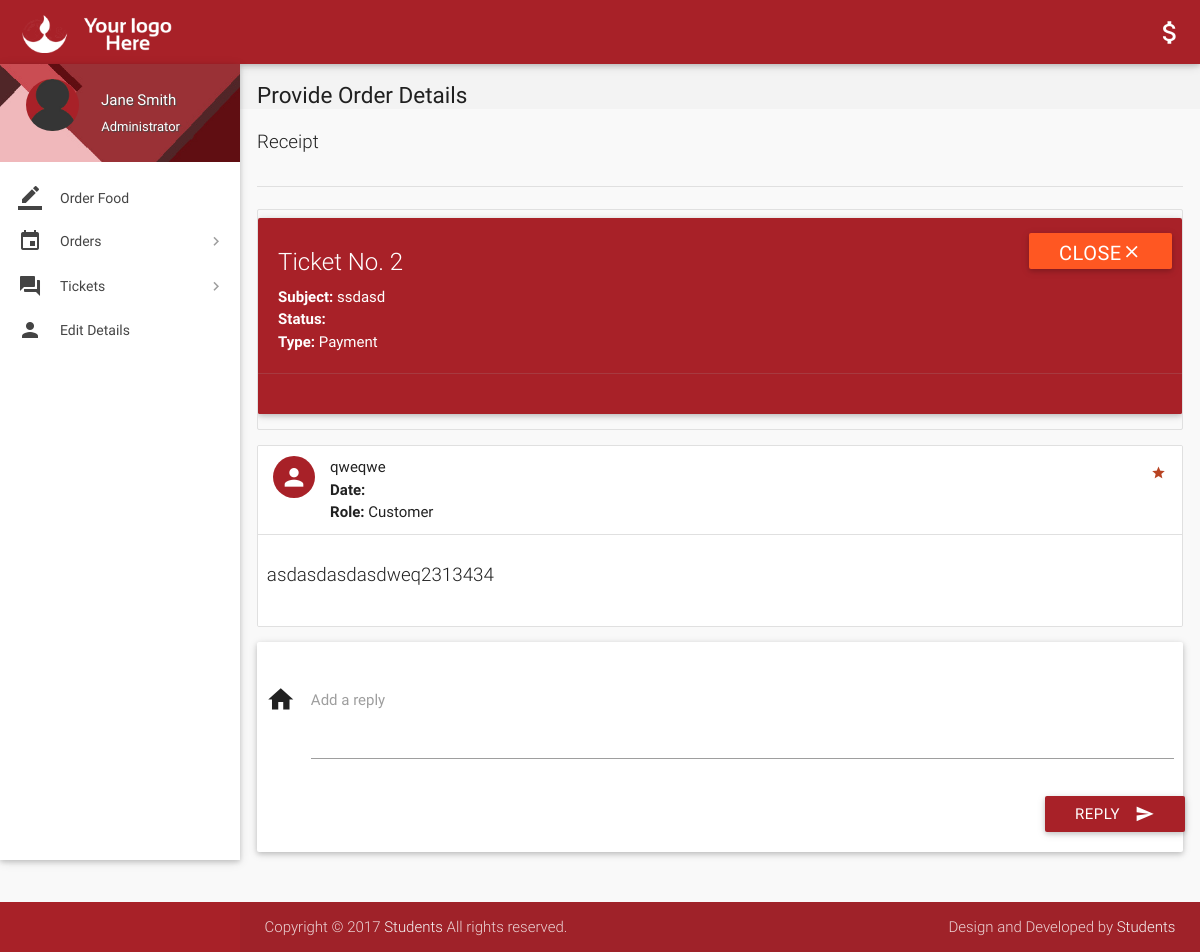
The page /view-ticket-admin.php?id=2 (signed in) on the database its author committed.
### tables this page shows
CREATE TABLE `tickets` (
  `id` int(11) NOT NULL,
  `poster_id` int(11) DEFAULT NULL,
  `subject` varchar(255) DEFAULT NULL,
  `description` text DEFAULT NULL,
  `status` varchar(50) DEFAULT NULL,
  `type` varchar(50) DEFAULT NULL,
  `date` datetime DEFAULT NULL,
  `deleted` tinyint(4) DEFAULT NULL
);

CREATE TABLE `ticket_details` (
  `id` int(11) NOT NULL,
  `ticket_id` int(11) DEFAULT NULL,
  `user_id` int(11) DEFAULT NULL,
  `description` text DEFAULT NULL,
  `date` datetime DEFAULT NULL
);

CREATE TABLE `users` (
  `id` int(11) NOT NULL,
  `role` varchar(50) DEFAULT 'Customer',
  `name` varchar(100) DEFAULT NULL,
  `username` varchar(50) DEFAULT NULL,
  `password` varchar(255) DEFAULT NULL,
  `email` varchar(100) DEFAULT NULL,
  `address` varchar(30) DEFAULT NULL,
  `contact` varchar(15) DEFAULT NULL,
  `verified` tinyint(1) DEFAULT NULL,
  `deleted` tinyint(4) DEFAULT NULL
);

### includes/connect.php (called while the page is built, shortened)
<?php
$name = $_SESSION['name'];
$role = $_SESSION['role'];
?>

### view-ticket-admin.php (the view, shortened to what this page needs)
<?php
include 'includes/connect.php';
include 'includes/wallet.php';
$continue=0;
if($_SESSION['admin_sid']==session_id())
{
		$ticket_id = $_GET['id'];
		$sql1 = "SELECT * FROM tickets WHERE id = $ticket_id;";
		if(mysqli_num_rows(mysqli_query($con,$sql1))>0){
			$row  = $con->query($sql1)->fetch_assoc();
			$type = $row['type'];
			$subject = $row['subject'];
			$status = $row['status'];
			$continue=1;
		}
		else
			$continue = 0;
}
if($continue){
?>
<!DOCTYPE html>
<html lang="en">
<head>
  <link href="css/materialize.min.css" type="text/css" rel="stylesheet" media="screen,projection">
  <link href="css/style.min.css" type="text/css" rel="stylesheet" media="screen,projection">
  <link href="css/custom/custom.min.css" type="text/css" rel="stylesheet" media="screen,projection">
  <link href="js/plugins/perfect-scrollbar/perfect-scrollbar.css" type="text/css" rel="stylesheet" media="screen,projection">
</head>
<body>
  <header id="header" class="page-topbar">
        <div class="navbar-fixed">
            <nav class="navbar-color">
                <div class="nav-wrapper">
                    <ul class="left">
                      <li><h1 class="logo-wrapper"><a href="index.php" class="brand-logo darken-1"><img src="images/materialize-logo.png" alt="logo"></a> <span class="logo-text">Logo</span></h1></li>
                    </ul>
                    <ul class="right hide-on-med-and-down">
                        <li><a href="#" class="waves-effect waves-block waves-light"><i class="mdi-editor-attach-money"><?php echo $balance;?></i></a>
                        </li>
                    </ul>
                </div>
            </nav>
        </div>
  </header>
  <div id="main">
    <div class="wrapper">
      <aside id="left-sidebar-nav">
        <ul id="slide-out" class="side-nav fixed leftside-navigation">
            <li class="user-details cyan darken-2">
            <div class="row">
                <div class="col col s4 m4 l4">
                    <img src="images/avatar.jpg" alt="" class="circle responsive-img valign profile-image">
                </div>
                <div class="col col s8 m8 l8">
                    <a class="btn-flat dropdown-button waves-effect waves-light white-text profile-btn" href="#" data-activates="profile-dropdown"><?php echo $name;?> <i class="mdi-navigation-arrow-drop-down right"></i></a>
                    <p class="user-roal"><?php echo $role;?></p>
                </div>
            </div>
            </li>
            <li class="bold"><a href="index.php" class="waves-effect waves-cyan"><i class="mdi-editor-border-color"></i> Order Food</a>
            </li>
                <li class="no-padding">
                    <ul class="collapsible collapsible-accordion">
                        <li class="bold"><a class="collapsible-header waves-effect waves-cyan"><i class="mdi-editor-insert-invitation"></i> Orders</a>
                        </li>
                    </ul>
                </li>
                 <li class="no-padding">
                    <ul class="collapsible collapsible-accordion">
                        <li class="bold"><a class="collapsible-header waves-effect waves-cyan"><i class="mdi-action-question-answer"></i> Tickets</a>
                        </li>
                    </ul>
                </li>
            <li class="bold"><a href="details.php" class="waves-effect waves-cyan"><i class="mdi-social-person"></i> Edit Details</a>
            </li>
        </ul>
        </aside>
      <section id="content">
        <div id="breadcrumbs-wrapper">
          <div class="container">
            <div class="row">
              <div class="col s12 m12 l12">
                <h5 class="breadcrumbs-title">Provide Order Details</h5>
              </div>
            </div>
          </div>
        </div>
        <div class="container">
          <p class="caption">Receipt</p>
          <div class="divider"></div>
<div class="section">
                                <?php
								echo '<ul id="task-card" class="collection with-header">
									<div id="card-alert" class="card cyan">
										<div class="card-content white-text">
										<span class="card-title white-text darken-1">Ticket No. '.$ticket_id.'</span>
										<p><strong>Subject: </strong>'.$subject.'</p>
										<p><strong>Status: </strong>'.$status.'</p>
										<p><strong>Type: </strong>'.$type.'</p>
										</div>
										<div class="card-action cyan">
										<form method="post" action="routers/ticket-status.php">
										<input type="hidden" name="ticket_id" value="'.$ticket_id.'">
										<input type="hidden" name="status" value="'.($status != 'Closed' ? 'Closed' : 'Open').'">
										<button class="waves-effect waves-light deep-orange btn white-text" type="submit" name="action">'
										.($status != 'Closed' ? 'Close<i class="mdi-navigation-close"></i>' : 'Reopen<i class="mdi-navigation-check"></i>').'
										</button>
										</form>
										</div>
									</div>
                                </ul>';
								echo '<ul id="issues-collection" class="collection">';
								$sql1 = mysqli_query($con, "SELECT * from ticket_details WHERE ticket_id = $ticket_id;");
								while($row1 = mysqli_fetch_array($sql1)){
									$sql2 = "SELECT * FROM users WHERE id = ".$row1['user_id'].";";
									if(mysqli_num_rows(mysqli_query($con,$sql2))>0){
										$row2  = $con->query($sql2)->fetch_assoc();
										$name = $row2['name'];
										$role1 = $row2['role'];
									}
								  echo '
								  <li class="collection-item avatar">
									  <i class="'.($role1=='Administrator' ? 'mdi-action-star-rate' : 'mdi-social-person').' cyan circle"></i>
									  <span class="collection-header"> '.$name.'</span>
									  <p><strong>Date:</strong> '.$row1['date'].'</p>
									  <p><strong>Role:</strong> '.$role1.'</p>
									  <a href="#" class="secondary-content">
									  <i class="mdi-action-grade"></i></a>
								  </li>
								  <li class="collection-item">
									  <div class="row">
									  <p class="caption">'.$row1['description'].'</p>
									  </div>
									  </li>';
								}
							  echo '</ul>';
							  if($status != 'Closed'){
							  echo '
							  <div class="card-panel">
                  <div class="row">
                    <form class="formValidate" id="formValidate" method="post" action="routers/ticket-message.php" novalidate="novalidate" class="col s12">
                      <div class="row">
					  <input type="hidden" name="role" value="'.$role.'">
					  <input type="hidden" name="ticket_id" value="'.$ticket_id.'">
                        <div class="input-field col s12">
                          <i class="mdi-action-home prefix"></i>
                          <textarea name="message" id="message" class="materialize-textarea validate" data-error=".errorTxt1"></textarea>
                          <label for="message" class="">Add a reply</label>
						  <div class="errorTxt1"></div>
                        </div>
                        <div class="row">
                          <div class="input-field col s12">
                            <button class="btn cyan waves-effect waves-light right" type="submit" name="action">Reply
                              <i class="mdi-content-send right"></i>
                            </button>
                          </div>
                        </div>
                      </div>
                    </form>
                  </div>
                </div>';
							  }
								?>
          </div>
              </div>
            </div>
        </div>
  <footer class="page-footer">
    <div class="footer-copyright">
      <div class="container">
        <span>Copyright © 2017 <a class="grey-text text-lighten-4" href="#" target="_blank">Students</a> All rights reserved.</span>
        <span class="right"> Design and Developed by <a class="grey-text text-lighten-4" href="#">Students</a></span>
        </div>
    </div>
  </footer>
</body>
</html>
<?php
	}
?>

### rows shown on the page
tickets: subject "ssdasd", type "Payment"
ticket_details: user.name "qweqwe", user.role "Customer", description "asdasdasdasdweq2313434"

### other values the page prints
$name "Jane Smith"
$role "Administrator"
$ticket_id "2"
